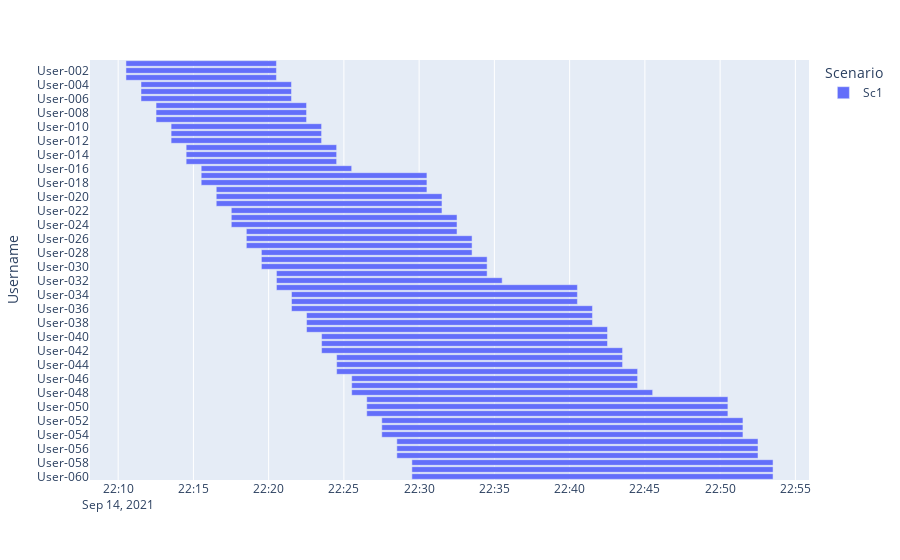

The cell this chart's notebook holds for it:
### Code cell
#new
#fig = px.timeline(df_users, x_start="Start", x_end="Finish", y="Username")
fig = px.timeline(df_users, x_start="Start", x_end="Finish", y="Username", color="Scenario")
#fig.update_yaxes(autorange="reversed") # otherwise tasks are listed from the bottom up
fig.update_yaxes(categoryorder='category descending')
fig.show()
